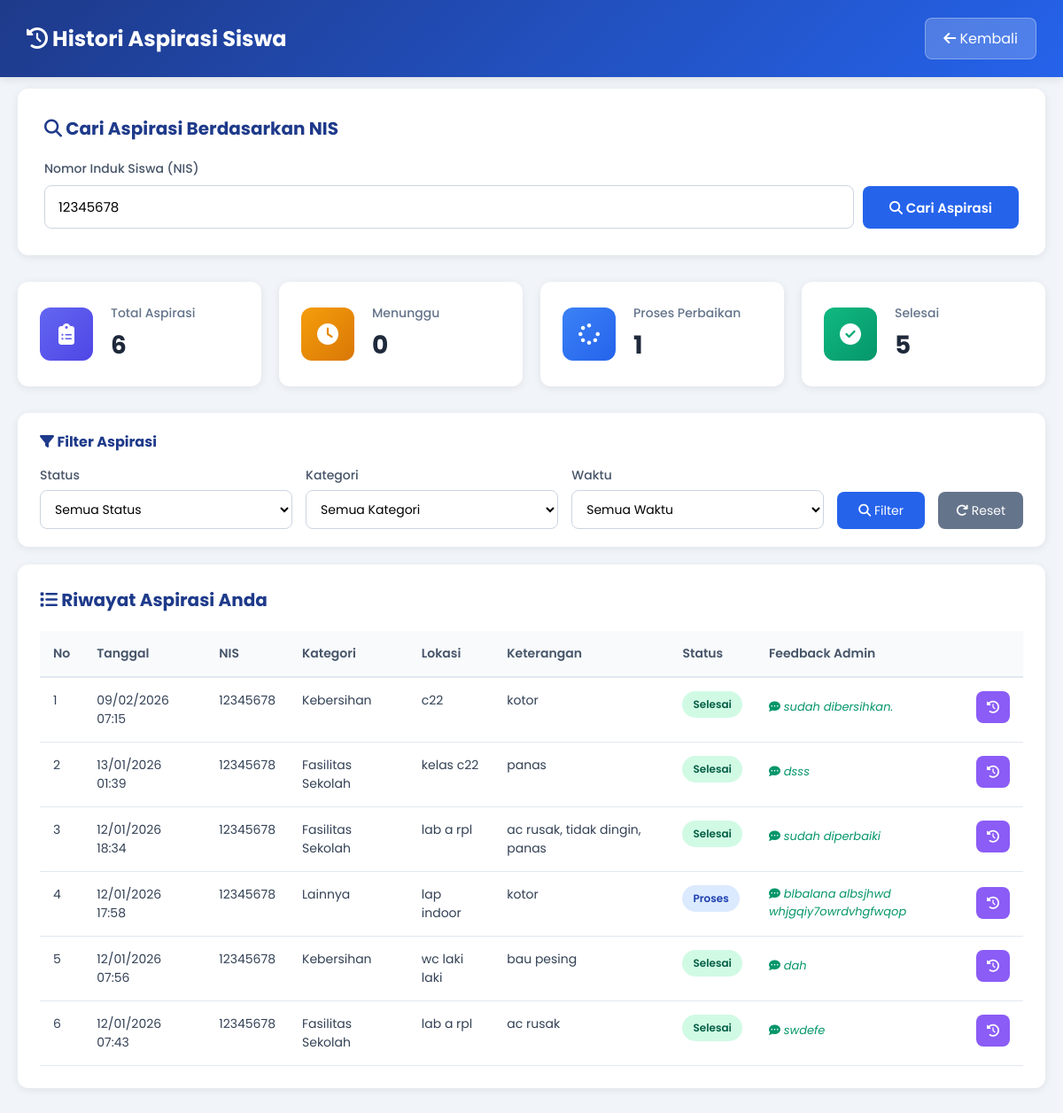
The page /histori-aspirasi.php?nis=12345678 on the database its author committed.
### tables this page shows
CREATE TABLE `aspirasi` (
  `id_aspirasi` int(5) NOT NULL,
  `id_pelaporan` int(11) DEFAULT NULL,
  `nis` int(10) NOT NULL,
  `id_kategori` int(5) NOT NULL,
  `status` enum('Menunggu','Proses','Selesai') DEFAULT 'Menunggu',
  `feedback` varchar(255) DEFAULT NULL,
  `tanggal` timestamp NOT NULL DEFAULT current_timestamp()
);

CREATE TABLE `input_aspirasi` (
  `id_pelaporan` int(5) NOT NULL,
  `nis` int(10) NOT NULL,
  `id_kategori` int(5) NOT NULL,
  `lokasi` varchar(50) NOT NULL,
  `ket` varchar(50) NOT NULL,
  `tanggal` timestamp NOT NULL DEFAULT current_timestamp(),
  `status` enum('Menunggu','Proses','Selesai') DEFAULT 'Menunggu'
);

CREATE TABLE `kategori` (
  `id_kategori` int(5) NOT NULL,
  `ket_kategori` varchar(30) NOT NULL
);

### histori-aspirasi.php (the view, shortened to what this page needs)
<?php
$conn = mysqli_connect("localhost", "root", "", "dbukk_rifaya");
$limit = 10;
$page = isset($_GET['halaman']) ? (int)$_GET['halaman'] : 1;
$offset = ($page > 1) ? ($page * $limit) - $limit : 0;
$nis_search = isset($_GET['nis']) ? $_GET['nis'] : '';
$result = null;
$total_aspirasi = 0; $total_menunggu = 0; $total_proses = 0; $total_selesai = 0;
if ($nis_search) {
    $count_all = mysqli_query($conn, "SELECT
        COUNT(*) as total,
        SUM(CASE WHEN asp.status = 'Menunggu' OR asp.status IS NULL THEN 1 ELSE 0 END) as menunggu,
        SUM(CASE WHEN asp.status = 'Proses' THEN 1 ELSE 0 END) as proses,
        SUM(CASE WHEN asp.status = 'Selesai' THEN 1 ELSE 0 END) as selesai
        FROM input_aspirasi i
        LEFT JOIN aspirasi asp ON i.id_pelaporan = asp.id_pelaporan
        WHERE i.nis = '$nis_search'");
    $stats = mysqli_fetch_assoc($count_all);
    $total_aspirasi = $stats['total'];
    $total_menunggu = $stats['menunggu'];
    $total_proses = $stats['proses'];
    $total_selesai = $stats['selesai'];
    $where = ["i.nis = '$nis_search'"];
    $where_sql = "WHERE " . implode(" AND ", $where);
    $query = "SELECT i.*, IFNULL(asp.status, 'Menunggu') as status, asp.feedback, k.ket_kategori
              FROM input_aspirasi i
              LEFT JOIN aspirasi asp ON i.id_pelaporan = asp.id_pelaporan
              LEFT JOIN kategori k ON i.id_kategori = k.id_kategori
              $where_sql
              ORDER BY i.tanggal DESC
              LIMIT $offset, $limit";
    $result = mysqli_query($conn, $query);
}
?>
<!DOCTYPE html>
<html lang="id">
<head>
<link rel="stylesheet" href="https://cdnjs.cloudflare.com/ajax/libs/font-awesome/6.5.1/css/all.min.css">
</head>
<body>
<div class="header">
  <h1><i class="fas fa-history"></i> Histori Aspirasi Siswa</h1>
  <a href="index.php" class="back-btn"><i class="fas fa-arrow-left"></i> Kembali</a>
</div>
<div class="container">
  <div class="search-section">
    <h2><i class="fas fa-search"></i> Cari Aspirasi Berdasarkan NIS</h2>
    <form method="GET" class="search-form">
      <div class="search-group">
        <label for="nis">Nomor Induk Siswa (NIS)</label>
        <div style="display: flex; gap: 10px; align-items: flex-end;">
          <input
            type="number"
            name="nis"
            id="nis"
            placeholder="Masukkan NIS Anda"
            value="<?= htmlspecialchars($nis_search) ?>"
            required
            min="0"
            pattern="[0-9]*"
            inputmode="numeric"
            style="flex: 1;">
          <button type="submit" class="search-btn">
            <i class="fas fa-search"></i> Cari Aspirasi
          </button>
        </div>
      </div>
    </form>
  </div>
  <?php if ($nis_search) { ?>
  <div class="cards">
    <div class="card">
      <div class="card-icon total">
        <i class="fas fa-clipboard-list"></i>
      </div>
      <div class="card-content">
        <h3>Total Aspirasi</h3>
        <p><?= $total_aspirasi ?></p>
      </div>
    </div>
    <div class="card">
      <div class="card-icon menunggu">
        <i class="fas fa-clock"></i>
      </div>
      <div class="card-content">
        <h3>Menunggu</h3>
        <p><?= $total_menunggu ?></p>
      </div>
    </div>
    <div class="card">
      <div class="card-icon proses">
        <i class="fas fa-spinner"></i>
      </div>
      <div class="card-content">
        <h3>Proses Perbaikan</h3>
        <p><?= $total_proses ?></p>
      </div>
    </div>
    <div class="card">
      <div class="card-icon selesai">
        <i class="fas fa-check-circle"></i>
      </div>
      <div class="card-content">
        <h3>Selesai</h3>
        <p><?= $total_selesai ?></p>
      </div>
    </div>
  </div>
  <div class="filter-section">
    <h3><i class="fas fa-filter"></i> Filter Aspirasi</h3>
    <form method="GET" class="filter-form">
      <div class="filter-group">
        <label for="status">Status</label>
        <select name="status" id="status">
          <option value="">Semua Status</option>
        </select>
      </div>
      <div class="filter-group">
        <label for="kategori">Kategori</label>
        <select name="kategori" id="kategori">
          <option value="">Semua Kategori</option>
        </select>
      </div>
      <div class="filter-group">
        <label for="waktu">Waktu</label>
        <select name="waktu" id="waktu">
          <option value="">Semua Waktu</option>
        </select>
      </div>
      <div class="filter-buttons">
        <button type="submit" class="filter-btn">
          <i class="fas fa-search"></i> Filter
        </button>
        <a href="histori-aspirasi.php?nis=<?= htmlspecialchars($nis_search) ?>" class="reset-btn">
          <i class="fas fa-redo"></i> Reset
        </a>
      </div>
    </form>
  </div>
  <div class="table-section">
    <h2><i class="fas fa-list"></i> Riwayat Aspirasi Anda</h2>
    <div class="table-wrapper">
      <table>
        <thead>
          <tr>
            <th>No</th>
            <th>Tanggal</th>
            <th>NIS</th>
            <th>Kategori</th>
            <th>Lokasi</th>
            <th>Keterangan</th>
            <th>Status</th>
            <th>Feedback Admin</th>
          </tr>
        </thead>
        <tbody>
          <?php
          if (mysqli_num_rows($result) > 0) {
            $no = $offset + 1;
            while ($row = mysqli_fetch_assoc($result)) {
              $status_class = strtolower($row['status']);
          ?>
          <tr>
            <td><?= $no++ ?></td>
            <td><?= date('d/m/Y H:i', strtotime($row['tanggal'])) ?></td>
            <td><?= $row['nis'] ?></td>
            <td><?= $row['ket_kategori'] ?></td>
            <td><?= $row['lokasi'] ?></td>
            <td>
              <div class="ket-text" title="<?= htmlspecialchars($row['ket']) ?>">
                <?= htmlspecialchars($row['ket']) ?>
              </div>
            </td>
            <td>
              <span class="status-badge <?= $status_class ?>">
                <?= $row['status'] ?>
              </span>
            </td>
            <td>
              <div class="feedback-container">
                <div style="flex: 1;">
                  <?php if (!empty($row['feedback'])) { ?>
                    <div class="feedback-text">
                      <i class="fas fa-comment-dots"></i> <?= htmlspecialchars($row['feedback']) ?>
                    </div>
                  <?php } else { ?>
                    <span style="color: #94a3b8; font-size: 13px;">Belum ada feedback</span>
                  <?php } ?>
                </div>
                <i class="fas fa-history histori-icon" onclick="openHistoriModal('<?= $row['id_pelaporan'] ?>')" title="Lihat Histori"></i>
              </div>
            </td>
          </tr>
          <?php
            }
          } ?>
        </tbody>
      </table>
    </div>
  </div>
  <?php } ?>
</div>
</body>
</html>

### rows shown on the page
aspirasi: id_pelaporan.tanggal "09/02/2026 07:15", id_pelaporan.nis "12345678", id_kategori.ket_kategori "Kebersihan", id_pelaporan.lokasi "c22", id_pelaporan.ket "kotor", status "Selesai", feedback "sudah dibersihkan."
aspirasi: id_pelaporan.tanggal "13/01/2026 01:39", id_pelaporan.nis "12345678", id_kategori.ket_kategori "Fasilitas Sekolah", id_pelaporan.lokasi "kelas c22", id_pelaporan.ket "panas", status "Selesai", feedback "dsss"
aspirasi: id_pelaporan.tanggal "12/01/2026 18:34", id_pelaporan.nis "12345678", id_kategori.ket_kategori "Fasilitas Sekolah", id_pelaporan.lokasi "lab a rpl", id_pelaporan.ket "ac rusak, tidak dingin, panas", status "Selesai", feedback "sudah diperbaiki"
aspirasi: id_pelaporan.tanggal "12/01/2026 17:58", id_pelaporan.nis "12345678", id_kategori.ket_kategori "Lainnya", id_pelaporan.lokasi "lap indoor", id_pelaporan.ket "kotor", status "Proses", feedback "blbalana albsjhwd whjgqiy7owrdvhgfwqop"
aspirasi: id_pelaporan.tanggal "12/01/2026 07:56", id_pelaporan.nis "12345678", id_kategori.ket_kategori "Kebersihan", id_pelaporan.lokasi "wc laki laki", id_pelaporan.ket "bau pesing", status "Selesai", feedback "dah"
aspirasi: id_pelaporan.tanggal "12/01/2026 07:43", id_pelaporan.nis "12345678", id_kategori.ket_kategori "Fasilitas Sekolah", id_pelaporan.lokasi "lab a rpl", id_pelaporan.ket "ac rusak", status "Selesai", feedback "swdefe"

### other values the page prints
$total_aspirasi "6"
$total_menunggu "0"
$total_proses "1"
$total_selesai "5"
